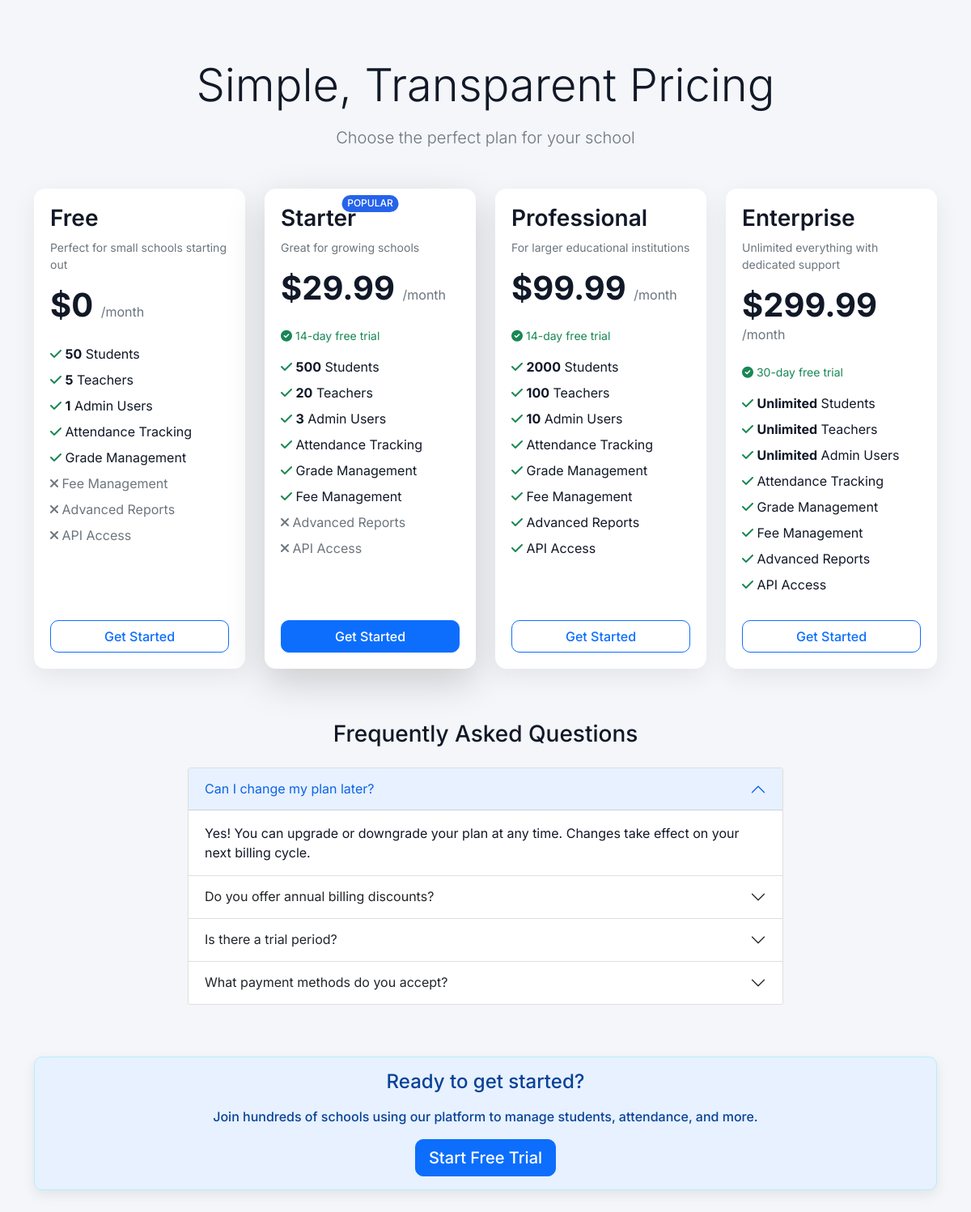
Screenshot of /billing/pricing/ with the database file from the repository.
### saas/models.py (models this page shows, shortened)
class SubscriptionPlan(models.Model):
    BILLING_CYCLE_CHOICES = (
        ('monthly', 'Monthly'),
        ('yearly', 'Yearly'),
    )
    code = models.SlugField(unique=True)
    name = models.CharField(max_length=120)
    description = models.TextField(blank=True)
    billing_cycle = models.CharField(max_length=20, choices=BILLING_CYCLE_CHOICES, default='monthly')
    price = models.DecimalField(max_digits=10, decimal_places=2, default=Decimal('0.00'))
    trial_days = models.PositiveIntegerField(default=14)
    max_students = models.PositiveIntegerField(blank=True, null=True)
    max_teachers = models.PositiveIntegerField(blank=True, null=True)
    max_admins = models.PositiveIntegerField(blank=True, null=True)
    feature_flags = models.JSONField(default=dict, blank=True)
    is_active = models.BooleanField(default=True)
    created_at = models.DateTimeField(auto_now_add=True)
    updated_at = models.DateTimeField(auto_now=True)
    class Meta:
        ordering = ['price', 'name']

### saas/signup_views.py (the view)
# urls.py: path('pricing/', signup_views.pricing, name='pricing'),
def pricing(request):
    plans = SubscriptionPlan.objects.filter(is_active=True).order_by('price')
    return render(request, 'saas/pricing.html', {
        'plans': plans
    })

### saas/context_processors.py (called while the page is built)
def tenant_context(request):
    return {
        'current_organization': getattr(request, 'organization', None),
        'current_subscription': getattr(request, 'subscription', None),
    }

### saas/db_router.py (called while the page is built)
def set_tenant_db(organization_id=None):
    if organization_id:
        if isinstance(organization_id, str) and organization_id.startswith('tenant_'):
            _thread_locals.tenant_db = organization_id
        else:
            _thread_locals.tenant_db = f'tenant_{organization_id}'
    else:
        _thread_locals.tenant_db = 'default'

def clear_tenant_db():
    if hasattr(_thread_locals, 'tenant_db'):
        delattr(_thread_locals, 'tenant_db')

### saas/utils.py (called while the page is built)
def get_host_without_port(request):
    host = request.get_host().split(':', 1)[0].strip().lower()
    return host

def resolve_organization_from_request(request):
    host = get_host_without_port(request)
    organization = Organization.objects.filter(
        domains__domain__iexact=host,
        domains__is_active=True,
        is_active=True,
    ).distinct().first()
    if organization:
        return organization
    if host not in LOCAL_HOSTS:
        subdomain = host.split('.')[0]
        organization = Organization.objects.filter(subdomain=subdomain, is_active=True).first()
        if organization:
            return organization
    if settings.DEBUG and host in LOCAL_HOSTS:
        active_organizations = Organization.objects.filter(is_active=True).order_by('created_at')
        if active_organizations.count() == 1:
            return active_organizations.first()
    return None

def get_active_subscription(organization):
    if not organization:
        return None
    return organization.subscriptions.select_related('plan').order_by('-created_at').first()

### templates/saas/pricing.html (shortened to what this page needs)
{% extends 'base.html' %}
{% load static %}
{% block content %}
<div class="container py-5">
    <div class="text-center mb-5">
        <h1 class="display-4 mb-3">Simple, Transparent Pricing</h1>
        <p class="lead text-muted mb-4">Choose the perfect plan for your school</p>
    </div>
    <div class="row g-4 mb-5">
        {% for plan in plans %}
        <div class="col-md-6 col-lg-3">
            <div class="card h-100 {% if plan.code == 'starter' %}border-primary shadow-lg{% endif %}">
                {% if plan.code == 'starter' %}
                <div class="badge bg-primary position-absolute top-0 start-50 translate-middle-x mt-2">
                    POPULAR
                </div>
                {% endif %}
                <div class="card-body d-flex flex-column">
                    <h3 class="card-title mb-2">{{ plan.name }}</h3>
                    <p class="text-muted small mb-3">{{ plan.description }}</p>
                    <div class="mb-4">
                        <span class="display-6 fw-bold">
                            ${% if plan.price %}{{ plan.price }}{% else %}0{% endif %}
                        </span>
                        <span class="text-muted">/month</span>
                    </div>
                    {% if plan.trial_days %}
                    <p class="small text-success mb-3">
                        <i class="fas fa-check-circle"></i> {{ plan.trial_days }}-day free trial
                    </p>
                    {% endif %}
                    <ul class="list-unstyled mb-4 flex-grow-1">
                        <li class="mb-2">
                            <i class="fas fa-check text-success"></i>
                            <strong>{{ plan.max_students|default:"Unlimited" }}</strong> Students
                        </li>
                        <li class="mb-2">
                            <i class="fas fa-check text-success"></i>
                            <strong>{{ plan.max_teachers|default:"Unlimited" }}</strong> Teachers
                        </li>
                        <li class="mb-2">
                            <i class="fas fa-check text-success"></i>
                            <strong>{{ plan.max_admins|default:"Unlimited" }}</strong> Admin Users
                        </li>
                        {% if plan.feature_flags.attendance_tracking %}
                        <li class="mb-2">
                            <i class="fas fa-check text-success"></i>
                            Attendance Tracking
                        </li>
                        {% endif %}
                        {% if plan.feature_flags.grade_management %}
                        <li class="mb-2">
                            <i class="fas fa-check text-success"></i>
                            Grade Management
                        </li>
                        {% endif %}
                        {% if plan.feature_flags.fee_management %}
                        <li class="mb-2">
                            <i class="fas fa-check text-success"></i>
                            Fee Management
                        </li>
                        {% else %}
                        <li class="mb-2 text-muted">
                            <i class="fas fa-times"></i>
                            Fee Management
                        </li>
                        {% endif %}
                        {% if plan.feature_flags.advanced_reports %}
                        <li class="mb-2">
                            <i class="fas fa-check text-success"></i>
                            Advanced Reports
                        </li>
                        {% else %}
                        <li class="mb-2 text-muted">
                            <i class="fas fa-times"></i>
                            Advanced Reports
                        </li>
                        {% endif %}
                        {% if plan.feature_flags.api_access %}
                        <li class="mb-2">
                            <i class="fas fa-check text-success"></i>
                            API Access
                        </li>
                        {% else %}
                        <li class="mb-2 text-muted">
                            <i class="fas fa-times"></i>
                            API Access
                        </li>
                        {% endif %}
                    </ul>
                    <a href="{% url 'saas:signup_step1_organization' %}"
                       class="btn {% if plan.code == 'starter' %}btn-primary{% else %}btn-outline-primary{% endif %} w-100 mt-auto">
                        Get Started
                    </a>
                </div>
            </div>
        </div>
        {% endfor %}
    </div>
    <div class="row mt-5">
        <div class="col-lg-8 mx-auto">
            <h3 class="mb-4 text-center">Frequently Asked Questions</h3>
            <div class="accordion" id="faqAccordion">
                <div class="accordion-item">
                    <h2 class="accordion-header">
                        <button class="accordion-button" type="button" data-bs-toggle="collapse" data-bs-target="#faq1">
                            Can I change my plan later?
                        </button>
                    </h2>
                    <div id="faq1" class="accordion-collapse collapse show" data-bs-parent="#faqAccordion">
                        <div class="accordion-body">
                            Yes! You can upgrade or downgrade your plan at any time. Changes take effect on your next billing cycle.
                        </div>
                    </div>
                </div>
                <div class="accordion-item">
                    <h2 class="accordion-header">
                        <button class="accordion-button collapsed" type="button" data-bs-toggle="collapse" data-bs-target="#faq2">
                            Do you offer annual billing discounts?
                        </button>
                    </h2>
                </div>
                <div class="accordion-item">
                    <h2 class="accordion-header">
                        <button class="accordion-button collapsed" type="button" data-bs-toggle="collapse" data-bs-target="#faq3">
                            Is there a trial period?
                        </button>
                    </h2>
                </div>
                <div class="accordion-item">
                    <h2 class="accordion-header">
                        <button class="accordion-button collapsed" type="button" data-bs-toggle="collapse" data-bs-target="#faq4">
                            What payment methods do you accept?
                        </button>
                    </h2>
                </div>
            </div>
        </div>
    </div>
    <div class="alert alert-info mt-5 text-center" role="alert">
        <h4 class="alert-heading mb-3">Ready to get started?</h4>
        <p class="mb-3">Join hundreds of schools using our platform to manage students, attendance, and more.</p>
        <a href="{% url 'saas:signup_step1_organization' %}" class="btn btn-primary btn-lg">
            Start Free Trial
        </a>
    </div>
</div>
{% endblock %}

### rows the page displays
SubscriptionPlan: name "Free", description "Perfect for small schools starting out", price "0", max_students "50", max_teachers "5", max_admins "1", shows "Attendance Tracking", shows "Grade Management", shows "Fee Management", shows "Advanced Reports", shows "API Access"
SubscriptionPlan: code "POPULAR", name "Starter", description "Great for growing schools", price "29.99", trial_days "14", max_students "500", max_teachers "20", max_admins "3", shows "Attendance Tracking", shows "Grade Management", shows "Fee Management", shows "Advanced Reports", shows "API Access"
SubscriptionPlan: name "Professional", description "For larger educational institutions", price "99.99", trial_days "14", max_students "2000", max_teachers "100", max_admins "10", shows "Attendance Tracking", shows "Grade Management", shows "Fee Management", shows "Advanced Reports", shows "API Access"
SubscriptionPlan: name "Enterprise", description "Unlimited everything with dedicated support", price "299.99", trial_days "30", max_students "Unlimited", max_teachers "Unlimited", max_admins "Unlimited", shows "Attendance Tracking", shows "Grade Management", shows "Fee Management", shows "Advanced Reports", shows "API Access"
